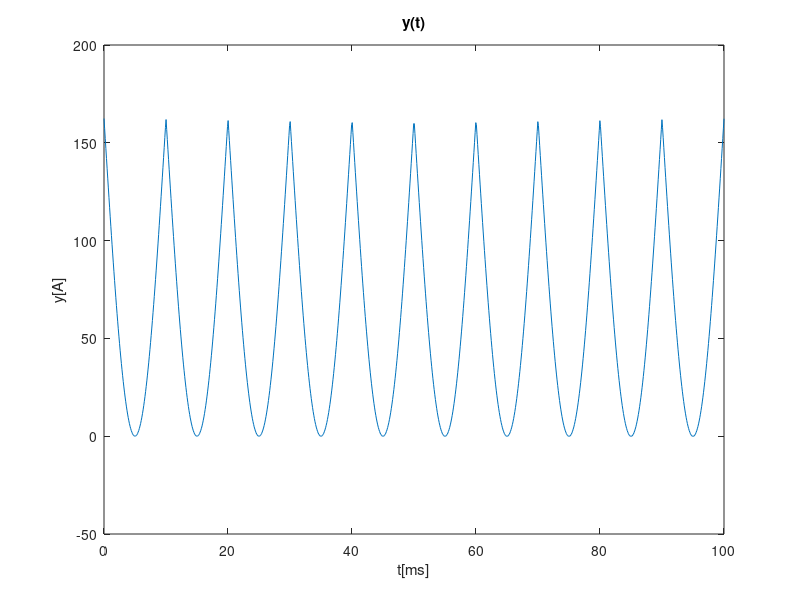
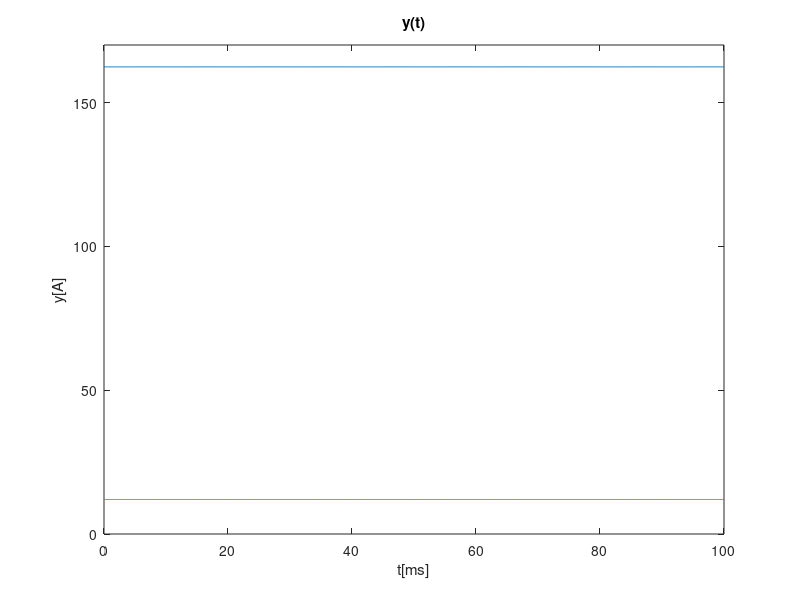
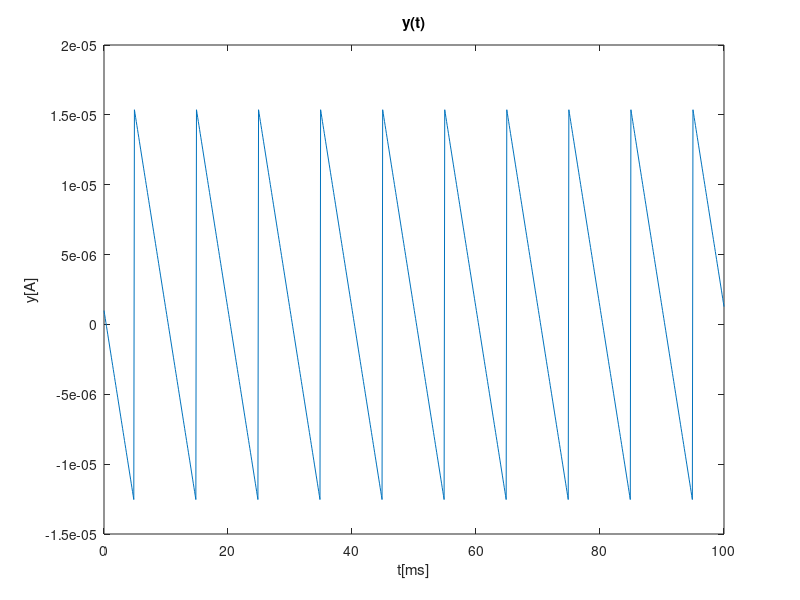

MATLAB code for these plots, in order:
close all 
clear all


C = 420e-6;
A = 0.70609*230;
w = 2*pi*50;
V_on = 0.63;
R = 369982;
eta = 1;
Vt = 25.9e-3;
Vd = V_on;
Is = 1e-14;
rd = 56.79666793;


function absv = absv(t)
  A = 0.70609*230;
  w = 2*pi*50;
  
  absv = 0;

  if(sin(w*t) >= 0)
    absv = A*sin(w*t);
  else
    absv = -A*sin(w*t);
  endif
  
endfunction



function absv_d = absv_d(t)
  A = 0.70609*230;
  w = 2*pi*50;
  
  if(sin(w*t) >= 0)
    absv_d = A*w*cos(w*t);
  else
    absv_d = -A*w*cos(w*t);
  endif
  
endfunction



function f = f(t)
C = 420e-6;
A = 0.70609*230;
w = 2*pi*50;
V_on = 0.63;
R = 369982;
eta = 1;
Vt = 25.9e-3;
Vd = V_on;
Is = 1e-14;
rd = 56.79666793;
Req = R+19*rd;

f = (A-19*V_on)*exp(-(t-1/(4*50))/(Req*C))+19*V_on - absv(t);
endfunction

function fd = fd(t)
C = 420e-6;
A = 0.70609*230;
w = 2*pi*50;
V_on = 0.63;
R = 369982;
eta = 1;
Vt = 25.9e-3;
Vd = V_on;
Is = 1e-14;
rd = 56.79666793;
Req = R + 19*rd;

fd = -(A-19*V_on)/R/C*exp(-(t-1/(4*50))/(Req*C)) - absv_d(t);
endfunction

t=linspace(0, 100e-3, 1000);
y=zeros(1, 1000);

for i=1:length(t)
  y(i) = f(t(i));
endfor

figure
plot(t*1000, y)
title("y(t)")
xlabel ("t[ms]")
ylabel ("y[A]")
print ("y.eps", "-depsc");


delta = 1e-9;
x_next = 14.8e-3;


do 
  x=x_next;
  x_next = x  - f(x)/fd(x);
  printf("%.10f \n", x);
until (abs(x_next-x) < delta)

ton_root = x_next;

printf("%.10f \n", ton_root);

function fdec = fdec(t, ton_root)
  fdec = f(t)+absv(t);
  
  modt = t*50 - floor(t*50);
  
  if(modt<=ton_root*50-0.5 || (modt>=ton_root*50 && modt<=0.75))
    fdec = absv(t);
  endif
endfunction


t=linspace(0, 100e-3, 1000);
y1=zeros(1, 1000);
y2=zeros(1,100);
y3=zeros(1,1000);
y2d=zeros(1,100);
y3d=zeros(1,1000);
y4=zeros(1,1000);

for i=1:length(t)
  y1(i) = absv(t(i));
endfor

for i=1:100
  if(t(i)+1/4/50 < ton_root)
    y2(i) = f(t(i)+1/4/50)+absv(t(i)+1/4/50);
    y2d(i) = fd(t(i)+1/4/50)+absv_d(t(i)+1/4/50);
  else
    y2(i) = absv(t(i)+1/4/50);
    y2d(i) = absv_d(t(i)+1/4/50);
  endif
endfor

for i=1:length(t)
  y3(i) = y2(mod(i+50,100)+1);
  y3d(i) = y2d(mod(i+50,100)+1);
endfor

for i=1:length(t)
  y4(i) = 19*V_on-19*rd*C*y3d(i)-0.40875;
endfor

figure
plot(t*1000, y3)
hold on
plot(t*1000, y4)
title("y(t)")
xlabel ("t[ms]")
ylabel ("y[A]")
axis([0,100,0,170]);
print ("y.eps", "-depsc");

figure
plot(t*1000, y4-12);
title("y(t)")
xlabel ("t[ms]")
ylabel ("y[A]")
print ("diff.eps", "-depsc");

dclevel = 0;
maxvo = y4(1);
minvo = y4(1);

for i=1:1000
  dclevel = dclevel + y4(i);
  
  if(y4(i)>maxvo)
    maxvo = y4(i);
  endif
  
  if(y4(i)<minvo)
    minvo = y4(i);
  endif
endfor

dclevel = dclevel/1000;

ripple = maxvo-minvo;

printf("%.10f \n", dclevel);
printf("%.10f \n", ripple);



